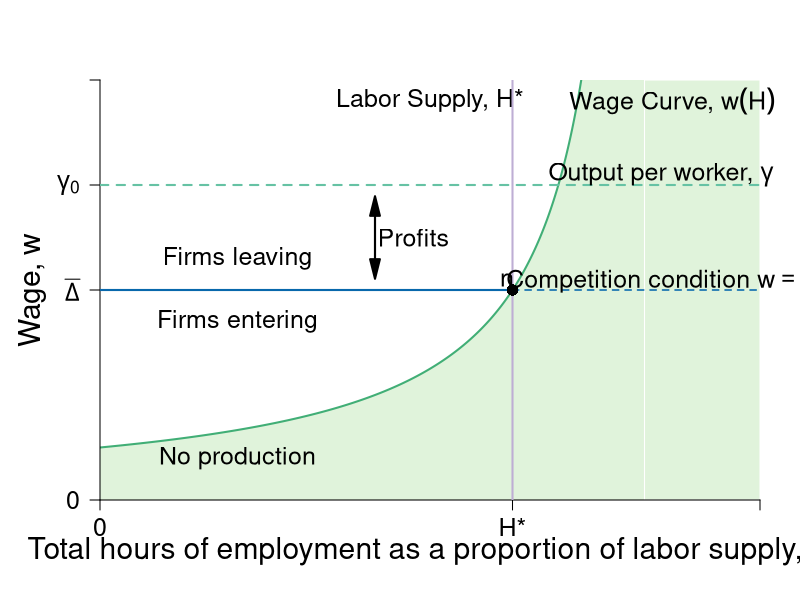

Reproduce this figure in R.
require(shape)
require(plotrix)
pdf(file = "employment/employment_wage_macro_zpc.pdf", width = 9, height = 7)

#Set parameters for graphics
axislabelsize <- 1.8
labelsize <- 1.5
namesize <- 1.8
annotatesize <- 1.5
graphlinewidth <- 2
segmentlinewidth <- 1.5

COL <- c("#7fc97f", "#beaed4", "#fdc086", "#ffff99", "#386cb0", "#f0027f", "#bf5b17", "#666666")
COLA <- c("#e0f3db", "#99d8c9","#66c2a4","#41ae76", "#238b45", "#005824")
COLB <- c("#4eb3d3", "#2b8cbe", "#0868ac","#084081")

WageFn <- function(H, delta = 5) {
  delta /(1 - H)
}

#COL <- c("#1B9E77", "#D95F02", "#7570B3", "#E7298A", "#66A61E", "#E6AB02", "#A6761D", "#666666")
COL <- c("#7fc97f", "#beaed4", "#fdc086", "#ffff99")
par(mar =  c(5, 5, 4, 2))
xlims <- c(0, 1.2)
ylims <- c(0, 40)


plot(0, 0, xlim = xlims, ylim = ylims, type = "n",
     xlab = expression(paste("Total hours of employment as a proportion of labor supply, ", H)),
     ylab = expression(paste("Wage, ", w)),
     xaxt = "n", 
     yaxt = "n",
     cex.lab = axislabelsize, 
     line = 2.5,
     bty = "n", 
     xaxs="i", 
     yaxs="i")

npts <- 500 
npts2 <- 501
#Specify the sequences of points for graphing. 
xx1 <- seq(xlims[1], 0.9, length.out = npts)
xx2 <- seq(xlims[1], xlims[2], length.out = npts)
xx3 <- seq(xlims[1], xlims[2], length.out = npts2)
xx4 <- seq(xlims[1], 25, length.out = npts2)
xx5 <- seq(xlims[1], 0.75, length.out = npts2)

# Shade below green line
polygon(c(0, xx2, xlims[2]), 
        c(0, WageFn(xx2), 0), border = FALSE, col = COLA[1])
rect(0.99, 0, 1.2, 40, border = FALSE, col = COLA[1])


#Draw the lines for the graphs
lines(xx1, WageFn(xx1), col = COLA[4], lwd = graphlinewidth)

#Customize ticks and labels for the plot
ticksy <- c(0, 20, 30, 40)
ylabels <- c(0, expression(paste(bar(Delta) )), expression(paste(gamma[0])), NA)
ticksx <- c(0, 0.75, xlims[2])
xlabels <- c(0, expression(paste(H,"*")), NA)
axis(1, at = ticksx, pos = 0, labels = xlabels, cex.axis = labelsize)
axis(2, at = ticksy, pos = 0, labels = ylabels, las = 1, cex.axis = labelsize)

#Annotation of the  graphs
text(1.04, 38, expression(paste("Wage Curve, ", w(H))), cex = labelsize, xpd = TRUE)
text(0.6, 38, expression(paste("Labor Supply, ", H,"*")), cex = labelsize,  xpd = TRUE)

segments(0.75, 0, 0.75, ylims[2], lty = 1, lwd = graphlinewidth, col = COL[2])

#Arrows(0.8, 15, 0.8, 19, col = "black", lty = 1, lwd = 2, arr.type = "triangle")
#Arrows(0.8, 15, 0.8, 6, col = "black", lty = 1, lwd = 2, arr.type = "triangle")
#text(0.92, 12.5, expression(paste("Employment Rent")))

#Zero profit condition 
segments(0, 20, 0.75, 20, lty = 1, lwd = graphlinewidth, col = COLB[3])
segments(0.75, 20, 1.2, 20, lty = 2, lwd = segmentlinewidth, col = COLB[3])

# Gamma
segments(0, 30, xlims[2], 30, lty = 2, lwd = 2, col = COLA[3])
text(1.02, 31, expression(paste("Output per worker, ", gamma)), cex = labelsize,  xpd = TRUE)


points(0.75, 20, pch = 16, col = "black", cex = 1.5)
text(0.74, 21, expression(paste("n")), cex = labelsize)


#Unemployment benefits & a
#segments(0, 5, 1.2, 5, lty = 2, lwd = 2, col = "darkgray")
#segments(0, 2.5, 1.2, 2.5, lty = 2, lwd = 2, col = "darkgray")

#Zero profit condition
text(1.02, 21, expression(paste("Competition condition ", w == bar(Delta))), cex = labelsize, xpd = TRUE)
text(0.25, 23, expression(paste("Firms leaving")), cex = labelsize)
text(0.25, 17, expression(paste("Firms entering")), cex = labelsize)
text(0.25, 4, expression(paste("No production")), cex = labelsize)

#text(0.97, 6, expression(paste(B + a/t)))
#text(0.97, 3.5, expression(paste(B, " (unemployment benefits)")))
#text(1.08, 36, expression(paste("level of")))
#text(1.08, 34, expression(paste("employment, ", bar(H))))


# Arrows 
text(0.57, 25, expression(paste("Profits")), cex = labelsize)
Arrows(0.5, 22, 0.5, 28, col = "black", lty = 1, lwd = 2, arr.type = "triangle")
Arrows(0.5, 28, 0.5, 22, col = "black", lty = 1, lwd = 2, arr.type = "triangle")

# text(0.55, 15, expression(paste("Wages")))
# Arrows(0.5, 18, 0.5, 12, col = "black", lty = 1, lwd = 2, arr.type = "triangle")
# Arrows(0.5, 12, 0.5, 18, col = "black", lty = 1, lwd = 2, arr.type = "triangle")


dev.off()
